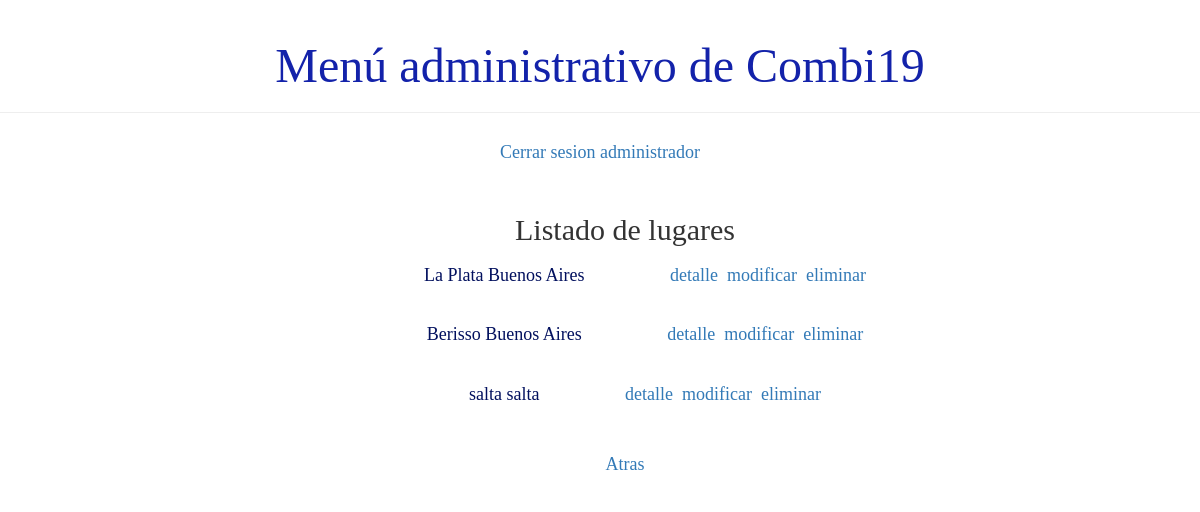
Before: /usuario/listaLugar with the older database file.
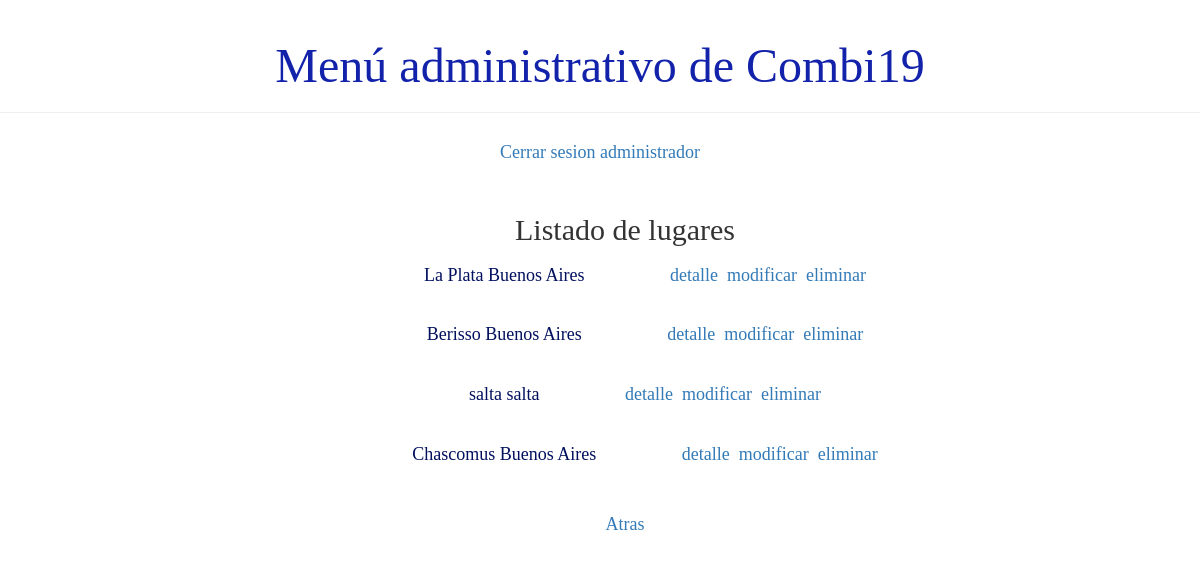
After: the same page with the newer database file.
### demo1/models.py (models this page shows, shortened)
class Lugar(models.Model):
    nombre_de_lugar = models.CharField(max_length=50)
    provincia = models.CharField(max_length=40)
    def __str__(self):
        return '%s %s' % (self.nombre_de_lugar, self.provincia)

### demo1/views.py (the view)
# urls.py: path('usuario/listaLugar', views.listado_lugar ,name='listado_lugar'),
def listado_lugar(request):
    lugares=Lugar.objects.all()
    return render(request, 'demo1/listados/listado_lugar.html', {'lugares':lugares})

### demo1/templates/demo1/listados/listado_lugar.html (shortened to what this page needs)
{% extends 'demo1/base.html' %}
{% block content %}
<div class="card">
    <h2>Listado de lugares</h2>
</div>
    <div class="card">
        <ul>
        {% for lugar in lugares %}
            <h4 class="card">{{ lugar }}&nbsp;&nbsp;&nbsp;&nbsp;&nbsp;&nbsp;&nbsp;&nbsp;&nbsp;
                <a href="{% url 'detalle_lugar' pk=lugar.pk%}">detalle</a>
                &nbsp;&nbsp; <a href="{% url 'modificar_lugar' pk=lugar.pk%}"> modificar </a>
                &nbsp;&nbsp; <a href="{% url 'eliminar_lugar' pk=lugar.pk%}"> eliminar </a></h4>
            <br>
        {% endfor %}
        </ul>
    </div>
    <div class="card"><h4><a href="{% url 'principal' %}">Atras</a></h4></div>
{% endblock %}

Changed rows visible on the page:
added Lugar: nombre_de_lugar+provincia "Chascomus Buenos Aires"
